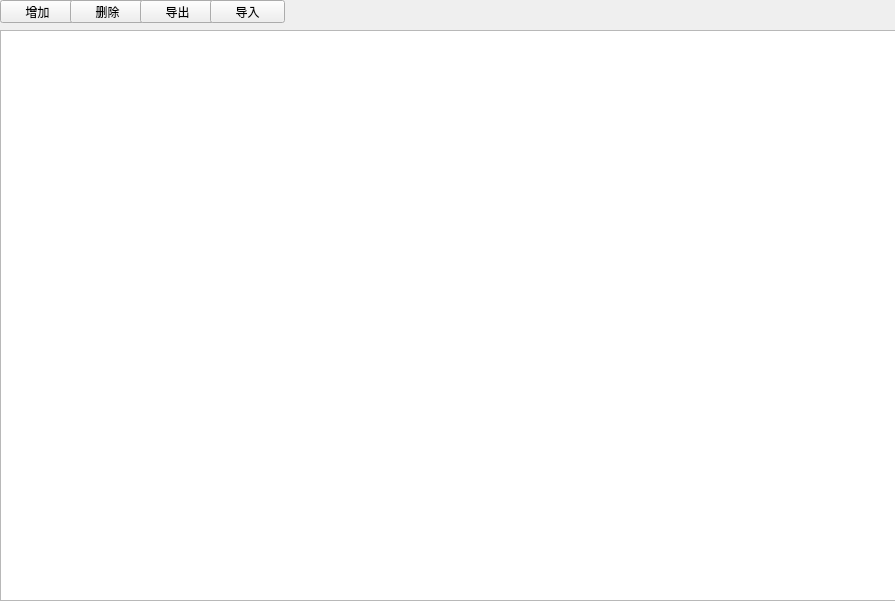
<?xml version="1.0" encoding="UTF-8"?>
<ui version="4.0">
 <class>Step1_1</class>
 <widget class="QWidget" name="Step1_1">
  <property name="geometry">
   <rect>
    <x>0</x>
    <y>0</y>
    <width>895</width>
    <height>601</height>
   </rect>
  </property>
  <property name="windowTitle">
   <string>Form</string>
  </property>
  <widget class="QTableWidget" name="qTableWidget">
   <property name="geometry">
    <rect>
     <x>0</x>
     <y>30</y>
     <width>921</width>
     <height>571</height>
    </rect>
   </property>
  </widget>
  <widget class="QPushButton" name="pushButton">
   <property name="geometry">
    <rect>
     <x>0</x>
     <y>0</y>
     <width>75</width>
     <height>23</height>
    </rect>
   </property>
   <property name="text">
    <string>增加</string>
   </property>
  </widget>
  <widget class="QPushButton" name="pushButton_2">
   <property name="geometry">
    <rect>
     <x>70</x>
     <y>0</y>
     <width>75</width>
     <height>23</height>
    </rect>
   </property>
   <property name="text">
    <string>删除</string>
   </property>
  </widget>
  <widget class="QPushButton" name="pushButton_3">
   <property name="geometry">
    <rect>
     <x>140</x>
     <y>0</y>
     <width>75</width>
     <height>23</height>
    </rect>
   </property>
   <property name="text">
    <string>导出</string>
   </property>
  </widget>
  <widget class="QPushButton" name="pushButton_4">
   <property name="geometry">
    <rect>
     <x>210</x>
     <y>0</y>
     <width>75</width>
     <height>23</height>
    </rect>
   </property>
   <property name="text">
    <string>导入</string>
   </property>
  </widget>
 </widget>
 <resources/>
 <connections/>
</ui>
